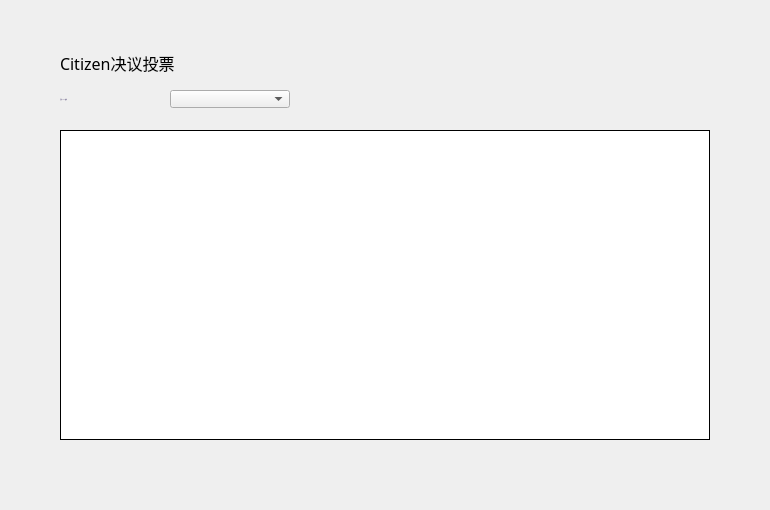
<?xml version="1.0" encoding="UTF-8"?>
<ui version="4.0">
 <class>CitizenPolicyPage</class>
 <widget class="QWidget" name="CitizenPolicyPage">
  <property name="geometry">
   <rect>
    <x>0</x>
    <y>0</y>
    <width>770</width>
    <height>510</height>
   </rect>
  </property>
  <property name="windowTitle">
   <string>Form</string>
  </property>
  <widget class="QLabel" name="label">
   <property name="geometry">
    <rect>
     <x>60</x>
     <y>90</y>
     <width>110</width>
     <height>18</height>
    </rect>
   </property>
   <property name="font">
    <font>
     <family>Microsoft YaHei UI Light</family>
     <pointsize>-1</pointsize>
     <weight>50</weight>
     <italic>false</italic>
     <bold>false</bold>
    </font>
   </property>
   <property name="styleSheet">
    <string notr="true">QLabel{color: rgb(137,129,161);
font: 11px &quot;Microsoft YaHei UI Light&quot;;}</string>
   </property>
   <property name="text">
    <string>当前Citizen账号</string>
   </property>
   <property name="alignment">
    <set>Qt::AlignLeading|Qt::AlignLeft|Qt::AlignVCenter</set>
   </property>
  </widget>
  <widget class="QLabel" name="title_label">
   <property name="geometry">
    <rect>
     <x>60</x>
     <y>50</y>
     <width>200</width>
     <height>26</height>
    </rect>
   </property>
   <property name="font">
    <font>
     <family>微软雅黑</family>
     <pointsize>12</pointsize>
     <weight>50</weight>
     <italic>false</italic>
     <bold>false</bold>
    </font>
   </property>
   <property name="styleSheet">
    <string notr="true"/>
   </property>
   <property name="text">
    <string>Citizen决议投票</string>
   </property>
  </widget>
  <widget class="QComboBox" name="accountComboBox">
   <property name="geometry">
    <rect>
     <x>170</x>
     <y>90</y>
     <width>120</width>
     <height>18</height>
    </rect>
   </property>
   <property name="font">
    <font>
     <family>微软雅黑</family>
     <weight>50</weight>
     <bold>false</bold>
    </font>
   </property>
   <property name="focusPolicy">
    <enum>Qt::NoFocus</enum>
   </property>
   <property name="styleSheet">
    <string notr="true"/>
   </property>
  </widget>
  <widget class="QTableWidget" name="resolutionTableWidget">
   <property name="geometry">
    <rect>
     <x>60</x>
     <y>130</y>
     <width>650</width>
     <height>310</height>
    </rect>
   </property>
   <property name="cursor" stdset="0">
    <cursorShape>ArrowCursor</cursorShape>
   </property>
   <property name="layoutDirection">
    <enum>Qt::LeftToRight</enum>
   </property>
   <property name="styleSheet">
    <string notr="true"/>
   </property>
   <property name="frameShape">
    <enum>QFrame::Box</enum>
   </property>
   <property name="frameShadow">
    <enum>QFrame::Plain</enum>
   </property>
   <property name="verticalScrollBarPolicy">
    <enum>Qt::ScrollBarAsNeeded</enum>
   </property>
   <property name="horizontalScrollBarPolicy">
    <enum>Qt::ScrollBarAlwaysOff</enum>
   </property>
   <property name="autoScroll">
    <bool>true</bool>
   </property>
   <property name="editTriggers">
    <set>QAbstractItemView::NoEditTriggers</set>
   </property>
   <property name="selectionMode">
    <enum>QAbstractItemView::NoSelection</enum>
   </property>
   <property name="iconSize">
    <size>
     <width>19</width>
     <height>12</height>
    </size>
   </property>
   <property name="showGrid">
    <bool>true</bool>
   </property>
   <property name="gridStyle">
    <enum>Qt::SolidLine</enum>
   </property>
   <attribute name="horizontalHeaderVisible">
    <bool>false</bool>
   </attribute>
   <attribute name="horizontalHeaderCascadingSectionResizes">
    <bool>false</bool>
   </attribute>
   <attribute name="horizontalHeaderHighlightSections">
    <bool>false</bool>
   </attribute>
   <attribute name="verticalHeaderVisible">
    <bool>false</bool>
   </attribute>
   <attribute name="verticalHeaderHighlightSections">
    <bool>false</bool>
   </attribute>
   <column>
    <property name="text">
     <string>失效时间</string>
    </property>
    <property name="font">
     <font>
      <family>微软雅黑</family>
     </font>
    </property>
    <property name="textAlignment">
     <set>AlignCenter</set>
    </property>
   </column>
   <column>
    <property name="text">
     <string>议题</string>
    </property>
    <property name="font">
     <font>
      <family>微软雅黑</family>
     </font>
    </property>
    <property name="textAlignment">
     <set>AlignCenter</set>
    </property>
   </column>
   <column>
    <property name="text">
     <string>投票</string>
    </property>
    <property name="font">
     <font>
      <family>微软雅黑</family>
     </font>
    </property>
    <property name="textAlignment">
     <set>AlignCenter</set>
    </property>
   </column>
   <column>
    <property name="text">
     <string>投票状态</string>
    </property>
    <property name="font">
     <font>
      <family>微软雅黑</family>
     </font>
    </property>
    <property name="textAlignment">
     <set>AlignCenter</set>
    </property>
   </column>
   <column>
    <property name="text">
     <string>我的投票</string>
    </property>
    <property name="font">
     <font>
      <family>微软雅黑</family>
     </font>
    </property>
    <property name="textAlignment">
     <set>AlignCenter</set>
    </property>
   </column>
   <column>
    <property name="text">
     <string/>
    </property>
   </column>
  </widget>
 </widget>
 <resources/>
 <connections/>
</ui>
